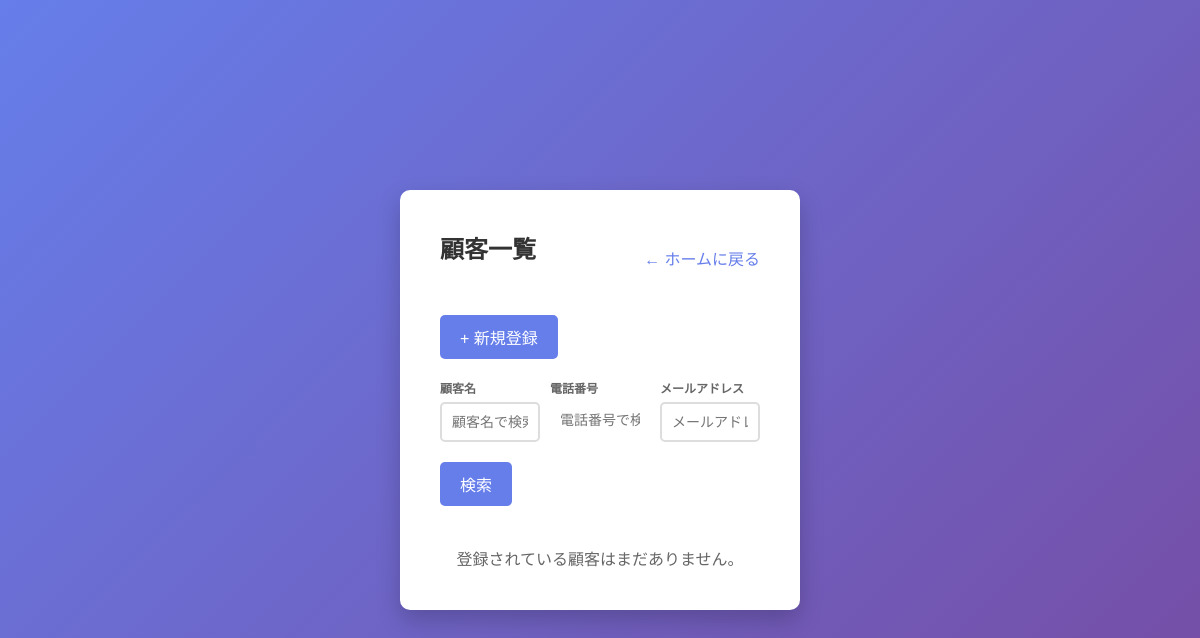
The app's page /customers/ (signed in), older data.
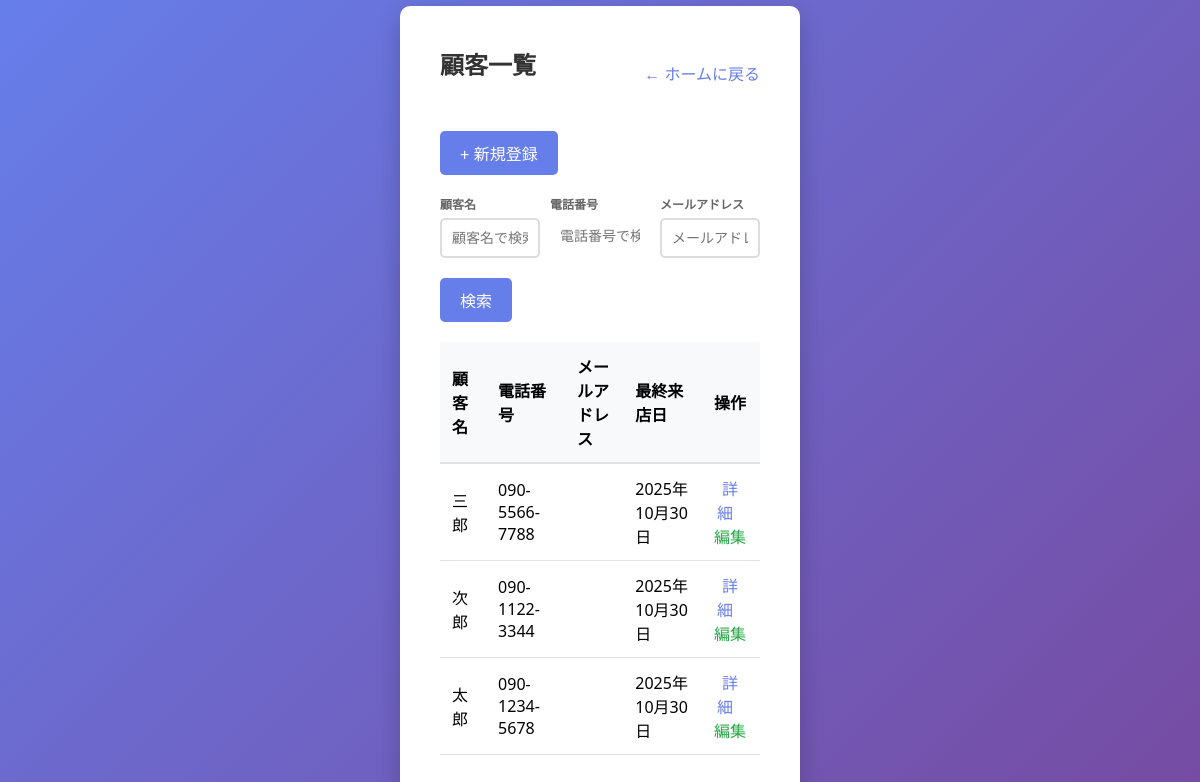
The same page, newer data.
### main/models.py (models this page shows, shortened)
class Customer(models.Model):
    phone_regex = RegexValidator(
        regex=r'^0\d{1,4}-?\d{1,4}-?\d{3,4}$',
        message="正しい電話番号形式で入力してください。（例: 090-1234-5678、03-1234-5678、0120-123-456）"
    )
    name = models.CharField(max_length=100, verbose_name="顧客名")
    phone_number = models.CharField(
        max_length=20,
        verbose_name="電話番号",
        validators=[phone_regex]
    )
    email = models.EmailField(unique=True, verbose_name="メールアドレス")  # 追加
    memo = models.TextField(blank=True, verbose_name="メモ")
    last_visit_date = models.DateField(null=True, blank=True, verbose_name="最終来店日")
    created_at = models.DateTimeField(auto_now_add=True, verbose_name="登録日時")
    updated_at = models.DateTimeField(auto_now=True, verbose_name="更新日時")
    class Meta:
        verbose_name = "顧客"
        verbose_name_plural = "顧客"

### main/views.py (the view)
# urls.py: path('customers/', views.customer_list, name='customer-list'),
@login_required(login_url='login')
def customer_list(request):
    search_name = request.GET.get('search_name', '')
    search_phone = request.GET.get('search_phone', '')
    search_email = request.GET.get('search_email', '')
    customers = Customer.objects.all()
    if search_name:
        customers = customers.filter(name__icontains=search_name)
    if search_phone:
        customers = customers.filter(phone_number__icontains=search_phone)
    if search_email:
        customers = customers.filter(email__icontains=search_email)
    customers = customers.order_by('-created_at')
    return render(request, 'main/customer_list.html', {
        'customers': customers,
        'search_name': search_name,
        'search_phone': search_phone,
        'search_email': search_email,
    })

### main/templates/main/customer_list.html (shortened to what this page needs)
{% extends 'main/base.html' %}
{% block content %}
<div style="display: flex; justify-content: space-between; align-items: center; margin-bottom: 20px;">
    <h2>顧客一覧</h2>
    <a href="{% url 'admin-home' %}" style="text-decoration: none; color: #667eea;">← ホームに戻る</a>
</div>
<div style="margin-bottom: 20px;">
    <a href="{% url 'customer-add' %}" style="text-decoration: none;">
        <button style="width: auto; padding: 10px 20px;">+ 新規登録</button>
    </a>
</div>
<form method="get" style="margin-bottom: 20px;">
    <div style="display: grid; grid-template-columns: 1fr 1fr 1fr; gap: 10px; margin-bottom: 10px;">
        <div>
            <label for="search_name" style="display: block; font-size: 12px; color: #666; margin-bottom: 5px;">顧客名</label>
            <input type="text" id="search_name" name="search_name"
                   value="{{ search_name }}"
                   placeholder="顧客名で検索"
                   style="width: 100%; padding: 10px; border: 2px solid #ddd; border-radius: 5px;">
        </div>
        <div>
            <label for="search_phone" style="display: block; font-size: 12px; color: #666; margin-bottom: 5px;">電話番号</label>
            <input type="text" id="search_phone" name="search_phone"
                   value="{{ search_phone }}"
                   placeholder="電話番号で検索"
                   style="width: 100%; padding: 10px; border: 2px; border-radius: 5px;">
        </div>
        <div>
            <label for="search_email" style="display: block; font-size: 12px; color: #666; margin-bottom: 5px;">メールアドレス</label>
            <input type="text" id="search_email" name="search_email"
                   value="{{ search_email }}"
                   placeholder="メールアドレスで検索"
                   style="width: 100%; padding: 10px; border: 2px solid #ddd; border-radius: 5px;">
        </div>
    </div>
    <div style="display: flex; gap: 10px;">
        <button type="submit" style="width: auto; padding: 10px 20px;">検索</button>
    </div>
</form>
{% if customers %}
<div style="overflow-x: auto;">
    <table style="width: 100%; border-collapse: collapse; background: white;">
        <thead>
            <tr style="background: #f8f9fa; border-bottom: 2px solid #dee2e6;">
                <th style="padding: 12px; text-align: left;">顧客名</th>
                <th style="padding: 12px; text-align: left;">電話番号</th>
                <th style="padding: 12px; text-align: left;">メールアドレス</th>
                <th style="padding: 12px; text-align: left;">最終来店日</th>
                <th style="padding: 12px; text-align: center;">操作</th>
            </tr>
        </thead>
        <tbody>
            {% for customer in customers %}
            <tr style="border-bottom: 1px solid #dee2e6;">
                <td style="padding: 12px;">{{ customer.name }}</td>
                <td style="padding: 12px;">{{ customer.phone_number }}</td>
                <td style="padding: 12px;">{{ customer.email }}</td>
                <td style="padding: 12px;">{{ customer.last_visit_date|default:"未設定" }}</td>
                <td style="padding: 12px; text-align: center;">
                    <a href="{% url 'customer-detail' customer.id %}"
                       style="color: #667eea; text-decoration: none; margin-right: 10px;">詳細</a>
                    <a href="{% url 'customer-edit' customer.id %}"
                       style="color: #28a745; text-decoration: none;">編集</a>
                </td>
            </tr>
            {% endfor %}
        </tbody>
    </table>
</div>
{% else %}
<p style="text-align: center; color: #666; margin-top: 40px;">
    {% if search_query %}
    「{{ search_query }}」に一致する顧客が見つかりませんでした。
    {% else %}
    登録されている顧客はまだありません。
    {% endif %}
</p>
{% endif %}
{% endblock %}

### main/templates/main/base.html (shortened to what this page needs)
<!DOCTYPE html>
<html lang="ja">
<head>
</head>
<body>
    <div class="container">
        {% block content %}
        {% endblock %}
    </div>
</body>
</html>

### main/templates/main/base.html (style rules this page uses)
* { margin: 0; padding: 0; box-sizing: border-box; }
body { font-family: 'Segoe UI', Tahoma, Geneva, Verdana, sans-serif; background: linear-gradient(135deg, #667eea 0%, #764ba2 100%); min-height: 100vh; display: flex; justify-content: center; align-items: center; }
.container { background: white; padding: 40px; border-radius: 10px; box-shadow: 0 10px 25px rgba(0,0,0,0.2); max-width: 400px; width: 100%; }
h1, h2 { color: #333; margin-bottom: 20px; text-align: center; }
label { display: block; margin-bottom: 5px; color: #555; font-weight: bold; }
input[type="text"], input[type="email"], input[type="password"] { width: 100%; padding: 12px; border: 2px solid #ddd; border-radius: 5px; font-size: 14px; }
button { width: 100%; padding: 12px; background: #667eea; color: white; border: none; border-radius: 5px; font-size: 16px; cursor: pointer; margin-top: 10px; }

Row changes from the older to the newer data that the page shows:
added Customer: name "三郎", phone_number "090-5566-7788", last_visit_date "2025年10月30日"
added Customer: name "次郎", phone_number "090-1122-3344", last_visit_date "2025年10月30日"
added Customer: name "太郎", phone_number "090-1234-5678", last_visit_date "2025年10月30日"
Text that changed along with them:
text no longer shown: "登録されている顧客はまだありません。"
text now shown: "顧客名 電話番号 メールアドレス 最終来店日 操作"
